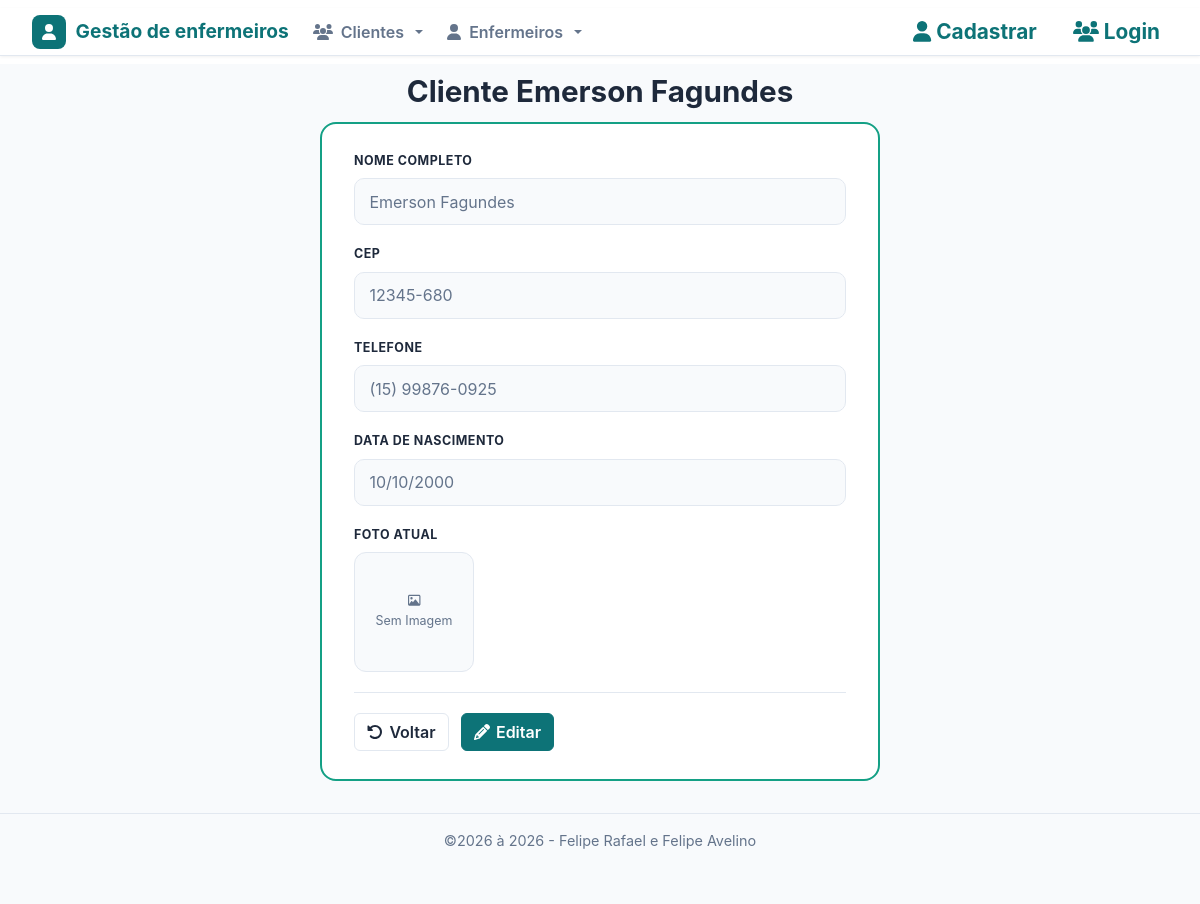
/customers/view.php?id=1, run on the app's committed database.
### tables this page shows
CREATE TABLE IF NOT EXISTS customers (
  id int NOT NULL AUTO_INCREMENT PRIMARY KEY,
  nome varchar(255) NOT NULL,
  birthdate date NOT NULL,
  cep varchar(9) NOT NULL,
  phone varchar(20) NOT NULL,
  foto varchar(255) NOT NULL DEFAULT '',
  created TIMESTAMP DEFAULT CURRENT_TIMESTAMP,
  modified TIMESTAMP DEFAULT CURRENT_TIMESTAMP ON UPDATE CURRENT_TIMESTAMP
);

### inc/database.php (called while the page is built, shortened)
<?php
require_once __DIR__ . '/auth.php';
function sql_identifier($nome)
{
    return $nome;
}
function open_database()
{
    try {
        $conn = new mysqli(DB_HOST, DB_USER, DB_PASSWORD, DB_NAME);
        $conn->set_charset("utf8mb4");
        return $conn;
    } catch (Exception $e) {
        error_log("Erro ao conectar no banco: " . $e->getMessage());
        throw new Exception("Erro ao conectar no banco de dados.");
    }
}
function find($table = null, $id = null)
{
    $found = null;
    try {
        $table = sql_identifier($table);
        $database = open_database();
        if ($id !== null && $id !== '') {
            $id = (int) $id;
            $stmt = $database->prepare("SELECT * FROM `$table` WHERE id = ? LIMIT 1");
            $stmt->bind_param("i", $id);
            $stmt->execute();
            $found = $stmt->get_result()->fetch_assoc() ?: null;
        } else {
            $result = $database->query("SELECT * FROM `$table`");
            $rows = $result->fetch_all(MYSQLI_ASSOC);
            $found = $rows ?: null;
        }
    } catch (Exception $e) {
        error_log($e->getMessage());
        flash("Não foi possível consultar os dados.", "danger");
    }
    return $found;
}

### customers/function.php (called while the page is built, shortened)
<?php
function formatData($data, $formato)
{
    $dt = new DateTime($data, new DateTimeZone("America/Sao_Paulo"));
    return $dt->format($formato);
}
function telefone($tel)
{
    $tel = preg_replace('/\D/', '', (string) $tel);
    if (strlen($tel) == 11) {
        return "(" . substr($tel, 0, 2) . ") " . substr($tel, 2, 5) . "-" . substr($tel, 7, 4);
    }
    return $tel;
}
function cep($cep)
{
    $cep = preg_replace('/\D/', '', (string) $cep);
    if (strlen($cep) == 8) {
        return substr($cep, 0, 5) . "-" . substr($cep, 5, 3);
    }
    return $cep;
}
function view($id = null)
{
    $customer = find('customers', (int) $id);
}

### inc/auth.php (called while the page is built, shortened)
<?php
if (!function_exists('e')) {
    function e($valor)
    {
        return htmlspecialchars((string) $valor, ENT_QUOTES, 'UTF-8');
    }
}

### customers/view.php (the view, shortened to what this page needs)
<?php
require_once('function.php');
view($_GET['id'] ?? 0);
?>
<h1 style="text-align: center;">Cliente <?php echo e($customer['nome']); ?></h1>
<div class="form-scroll">
    <div class="form-card">
        <div class="form-group">
            <label for="name">Nome completo</label>
            <input type="text" class="form-control" id="name"
                value="<?php echo e($customer['nome']); ?>" disabled>
        </div>
        <div class="form-group">
            <label for="cep">CEP</label>
            <input type="text" class="form-control" id="cep"
                value="<?php echo e(cep($customer['cep'])); ?>" disabled>
        </div>
        <div class="form-group">
            <label for="phone">Telefone</label>
            <input type="text" class="form-control" id="phone"
                value="<?php echo e(telefone($customer['phone'])); ?>" disabled>
        </div>
        <div class="form-group">
            <label for="birthdate">Data de Nascimento</label>
            <input type="text" class="form-control" id="birthdate"
                value="<?php echo e(formatData($customer['birthdate'], 'd/m/Y')); ?>" disabled>
        </div>
        <div class="form-group">
            <label>Foto Atual</label>
            <div class="photo-preview" id="foto-preview">
                <?php if (!empty($customer['foto'])): ?>
                    <img src="<?php echo e(IMG_URL . $customer['foto']); ?>" alt="Foto atual">
                <?php else: ?>
                    <i class="fa-regular fa-image"></i>
                    <span>Sem Imagem</span>
                <?php endif; ?>
            </div>
        </div>
        <div id="actions">
            <a href="index.php" class="btn btn-crud-secondary">
                <i class="fa-solid fa-rotate-left"></i> Voltar
            </a>
            <a href="edit.php?id=<?php echo (int) $customer['id']; ?>" class="btn btn-crud-primary">
                <i class="fa-solid fa-pencil"></i> Editar
            </a>
        </div>
    </div>
</div>

### css/style.css (style rules this page uses)
:root { --teal: #0d7377; --teal-light: #14a085; --teal-dim: #e6f4f4; --slate: #1e293b; --muted: #64748b; --border: #e2e8f0; --surface: #f8fafc; --white: #ffffff; --red: #e53e3e; --red-dim: #fde8e8; --amber: #d97706; --amber-dim: #fef3e2; --green: #16a34a; --green-dim: #dcfce7; }
* { box-sizing: border-box; }
body { background: var(--surface); font-family: -apple-system, BlinkMacSystemFont, 'Segoe UI', Roboto, sans-serif; color: var(--slate); margin: 0; min-height: 100vh; overflow-x: hidden; display: flex; flex-direction: column; }
h1 { font-size: 1.85rem; font-weight: 700; color: var(--slate); margin-bottom: .75rem; }
.btn-crud-primary, .btn-crud-secondary, .btn-crud-view, .btn-crud-edit, .btn-crud-delete { display: inline-flex; align-items: center; gap: .4rem; font-weight: 600; border-width: 1px; border-style: solid; transition: background-color .15s ease, color .15s ease, border-color .15s ease; }
.btn-crud-primary { background: var(--teal); border-color: var(--teal); color: var(--white); }
.btn-crud-secondary { background: var(--white); border-color: var(--border); color: var(--slate); }
.form-group { margin-bottom: 1rem; }
.form-group label { font-weight: 600; color: var(--slate); font-size: .9rem; margin-bottom: .35rem; display: inline-block; }
.form-control { border: 1px solid var(--border); border-radius: 8px; color: var(--slate); }
.form-control:disabled { background-color: var(--surface); color: var(--muted); }
#actions { margin-top: .5rem; padding-top: 1.25rem; border-top: 1px solid var(--border); }
.form-scroll { overflow-x: auto; -webkit-overflow-scrolling: touch; }
.form-card { max-width: 560px; margin: 0 auto; background: var(--white); border: 2px solid var(--teal-light); border-radius: 16px; padding: 1.75rem 2rem; }
.form-card .form-group { margin-bottom: 1.25rem; }
.form-card label { display: block; text-transform: uppercase; font-size: .78rem; font-weight: 700; letter-spacing: .04em; color: var(--slate); margin-bottom: .5rem; }
.form-card .form-control { padding: .65rem .9rem; border-radius: 10px; font-size: 1rem; }
.form-card .form-control::placeholder { color: var(--muted); }
.photo-preview { width: 120px; height: 120px; border-radius: 12px; border: 1px solid var(--border); display: flex; flex-direction: column; align-items: center; justify-content: center; overflow: hidden; color: var(--muted); font-size: .78rem; text-align: center; background: var(--surface); gap: .35rem; }
.form-card #actions { display: flex; gap: .75rem; flex-wrap: wrap; border-top: 1px solid var(--border); padding-top: 1.25rem; margin-top: .5rem; }

### inc/header.php (style rules this page uses)
body { padding-top: 50px; padding-bottom: 20px; }

### data on the page
customers: nome "Emerson Fagundes", cep "12345-680", phone "(15) 99876-0925", birthdate "10/10/2000"

### other printed values
$dt->format("Y") "2026"
